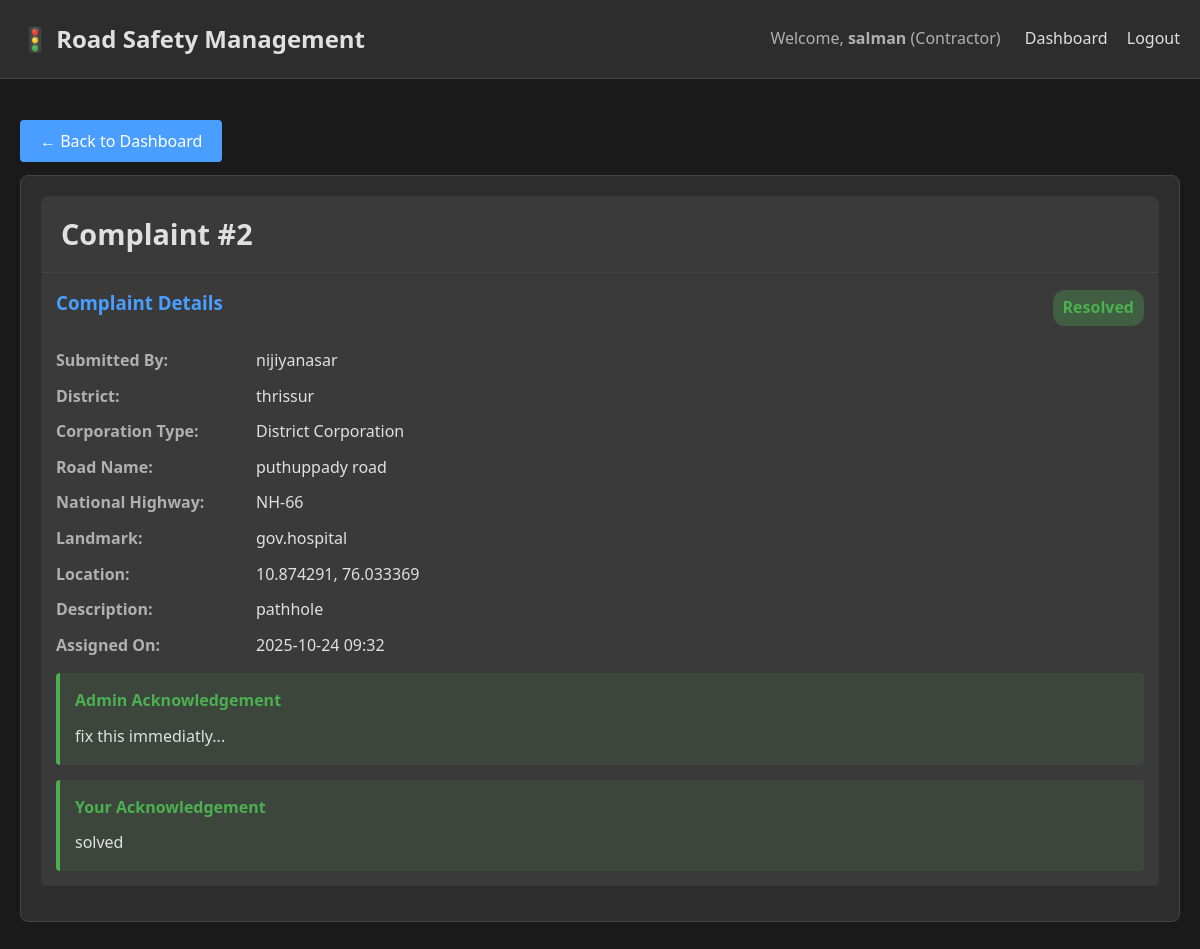
The app's page /contractor/complaint/2 (signed in) with its own data.
### models.py (models this page shows, shortened)
class User(UserMixin, db.Model):
    id = db.Column(db.Integer, primary_key=True)
    username = db.Column(db.String(80), unique=True, nullable=False)
    email = db.Column(db.String(120), unique=True, nullable=False)
    password_hash = db.Column(db.String(200), nullable=False)
    role = db.Column(db.String(20), nullable=False)
    created_at = db.Column(db.DateTime, default=datetime.utcnow)
    complaints = db.relationship('Complaint', backref='user', lazy=True, foreign_keys='Complaint.user_id')
    assigned_complaints = db.relationship('Complaint', backref='contractor', lazy=True, foreign_keys='Complaint.contractor_id')

class Complaint(db.Model):
    id = db.Column(db.Integer, primary_key=True)
    user_id = db.Column(db.Integer, db.ForeignKey('user.id'), nullable=False)
    contractor_id = db.Column(db.Integer, db.ForeignKey('user.id'), nullable=True)
    district = db.Column(db.String(100), nullable=False)
    corporation_type = db.Column(db.String(50), nullable=False)
    road_name = db.Column(db.String(200), nullable=False)
    national_highway = db.Column(db.String(100))
    landmark = db.Column(db.String(200), nullable=False)
    latitude = db.Column(db.Float)
    longitude = db.Column(db.Float)
    description = db.Column(db.Text, nullable=False)
    status = db.Column(db.String(50), default='Submitted')
    admin_acknowledgement = db.Column(db.Text)
    contractor_acknowledgement = db.Column(db.Text)
    created_at = db.Column(db.DateTime, default=datetime.utcnow)
    verified_at = db.Column(db.DateTime)
    assigned_at = db.Column(db.DateTime)
    resolved_at = db.Column(db.DateTime)

### routes/contractor.py (the view)
    def decorated_function(*args, **kwargs):
        if current_user.role != 'contractor':
            flash('Access denied. This page is for contractors only.', 'danger')
            return redirect(url_for('auth.login'))
        return f(*args, **kwargs)

### app.py (called while the page is built)
@login_manager.user_loader
def load_user(user_id):
    return User.query.get(int(user_id))

### routes/contractor.py (called while the page is built)
def contractor_only(f):
    def decorated_function(*args, **kwargs):
        if current_user.role != 'contractor':
            flash('Access denied. This page is for contractors only.', 'danger')
            return redirect(url_for('auth.login'))
        return f(*args, **kwargs)
    decorated_function.__name__ = f.__name__
    return login_required(decorated_function)

@contractor_bp.route('/complaint/<int:complaint_id>')
@contractor_only
def view_complaint(complaint_id):
    complaint = Complaint.query.get_or_404(complaint_id)
    if complaint.contractor_id != current_user.id:
        flash('Access denied.', 'danger')
        return redirect(url_for('contractor.dashboard'))
    return render_template('contractor/view_complaint.html', complaint=complaint)

### templates/contractor/view_complaint.html (shortened to what this page needs)
{% extends "base.html" %}
{% block content %}
<div style="margin-bottom: 20px;">
    <a href="{{ url_for('contractor.dashboard') }}" class="btn btn-primary">← Back to Dashboard</a>
</div>
<div class="card">
    <div class="card-header">
        <h2 style="margin: 0;">Complaint #{{ complaint.id }}</h2>
    </div>
    <div class="complaint-details">
        <div style="display: flex; justify-content: space-between; align-items: center; margin-bottom: 20px;">
            <h3>Complaint Details</h3>
            <span class="badge badge-{{ complaint.status.lower().replace(' ', '-') }}" style="font-size: 1em;">{{ complaint.status }}</span>
        </div>
        <div class="detail-row">
            <span class="detail-label">Submitted By:</span>
            <span class="detail-value">{{ complaint.user.username }}</span>
        </div>
        <div class="detail-row">
            <span class="detail-label">District:</span>
            <span class="detail-value">{{ complaint.district }}</span>
        </div>
        <div class="detail-row">
            <span class="detail-label">Corporation Type:</span>
            <span class="detail-value">{{ complaint.corporation_type }}</span>
        </div>
        <div class="detail-row">
            <span class="detail-label">Road Name:</span>
            <span class="detail-value">{{ complaint.road_name }}</span>
        </div>
        {% if complaint.national_highway %}
        <div class="detail-row">
            <span class="detail-label">National Highway:</span>
            <span class="detail-value">{{ complaint.national_highway }}</span>
        </div>
        {% endif %}
        <div class="detail-row">
            <span class="detail-label">Landmark:</span>
            <span class="detail-value">{{ complaint.landmark }}</span>
        </div>
        {% if complaint.latitude and complaint.longitude %}
        <div class="detail-row">
            <span class="detail-label">Location:</span>
            <span class="detail-value">{{ complaint.latitude }}, {{ complaint.longitude }}</span>
        </div>
        {% endif %}
        <div class="detail-row">
            <span class="detail-label">Description:</span>
            <span class="detail-value">{{ complaint.description }}</span>
        </div>
        <div class="detail-row">
            <span class="detail-label">Assigned On:</span>
            <span class="detail-value">{{ complaint.assigned_at.strftime('%Y-%m-%d %H:%M') if complaint.assigned_at else 'N/A' }}</span>
        </div>
        {% if complaint.admin_acknowledgement %}
        <div class="acknowledgement-box">
            <h4 style="color: var(--success); margin-bottom: 10px;">Admin Acknowledgement</h4>
            <p>{{ complaint.admin_acknowledgement }}</p>
        </div>
        {% endif %}
        {% if complaint.contractor_acknowledgement %}
        <div class="acknowledgement-box">
            <h4 style="color: var(--success); margin-bottom: 10px;">Your Acknowledgement</h4>
            <p>{{ complaint.contractor_acknowledgement }}</p>
        </div>
        {% endif %}
    </div>
</div>
{% endblock %}

### templates/base.html (shortened to what this page needs)
<!DOCTYPE html>
<html lang="en">
<head>
    <link rel="stylesheet" href="{{ url_for('static', filename='css/style.css') }}">
</head>
<body>
    <nav class="navbar">
        <div class="container" style="display: flex; justify-content: space-between; align-items: center;">
            <a class="navbar-brand" href="/" style="font-size: 1.5em; font-weight: bold;">🚦 Road Safety Management</a>
            <div>
                {% if current_user.is_authenticated %}
                    <span style="color: var(--text-secondary); margin-right: 20px;">
                        Welcome, <strong>{{ current_user.username }}</strong> ({{ current_user.role|capitalize }})
                    </span>
                    {% if current_user.role == 'admin' %}
                        <a class="nav-link" href="{{ url_for('admin.dashboard') }}" style="display: inline; margin-right: 15px;">Dashboard</a>
                    {% elif current_user.role == 'contractor' %}
                        <a class="nav-link" href="{{ url_for('contractor.dashboard') }}" style="display: inline; margin-right: 15px;">Dashboard</a>
                    {% else %}
                        <a class="nav-link" href="{{ url_for('user.dashboard') }}" style="display: inline; margin-right: 15px;">Dashboard</a>
                        <a class="nav-link" href="{{ url_for('user.submit_complaint') }}" style="display: inline; margin-right: 15px;">Submit Complaint</a>
                    {% endif %}
                    <a class="nav-link" href="{{ url_for('auth.logout') }}" style="display: inline;">Logout</a>
                {% else %}
                    <a class="nav-link" href="{{ url_for('auth.login') }}" style="display: inline; margin-right: 15px;">Login</a>
                    <a class="nav-link" href="{{ url_for('auth.register') }}" style="display: inline;">Register</a>
                {% endif %}
            </div>
        </div>
    </nav>
    <div class="container" style="margin-top: 30px;">
        {% block content %}{% endblock %}
    </div>
</body>
</html>

### static/css/style.css (style rules this page uses)
:root { --bg-primary: #1a1a1a; --bg-secondary: #2d2d2d; --bg-tertiary: #3a3a3a; --text-primary: #e0e0e0; --text-secondary: #b0b0b0; --accent-primary: #4a9eff; --accent-hover: #3a8eef; --success: #4caf50; --warning: #ff9800; --danger: #f44336; --border-color: #444; }
* { margin: 0; padding: 0; box-sizing: border-box; }
body { background-color: var(--bg-primary); color: var(--text-primary); font-family: 'Segoe UI', Tahoma, Geneva, Verdana, sans-serif; line-height: 1.6; }
.navbar { background-color: var(--bg-secondary) !important; border-bottom: 1px solid var(--border-color); }
.navbar-brand, .nav-link { color: var(--text-primary) !important; }
.container { max-width: 1200px; margin: 0 auto; padding: 20px; }
.card { background-color: var(--bg-secondary); border: 1px solid var(--border-color); border-radius: 8px; padding: 20px; margin-bottom: 20px; }
.card-header { background-color: var(--bg-tertiary); color: var(--text-primary); border-bottom: 1px solid var(--border-color); padding: 15px 20px; border-radius: 8px 8px 0 0; font-size: 1.2em; font-weight: 600; }
.btn { padding: 10px 20px; border: none; border-radius: 4px; cursor: pointer; font-size: 1em; transition: all 0.3s; }
.btn-primary { background-color: var(--accent-primary); color: white; }
.badge { padding: 5px 10px; border-radius: 12px; font-size: 0.85em; font-weight: 600; }
.badge-resolved { background-color: rgba(76, 175, 80, 0.3); color: var(--success); }
.complaint-details { background-color: var(--bg-tertiary); padding: 15px; border-radius: 4px; margin-bottom: 15px; }
.complaint-details h3 { color: var(--accent-primary); margin-bottom: 10px; }
.detail-row { display: flex; margin-bottom: 10px; }
.detail-label { font-weight: bold; color: var(--text-secondary); width: 200px; }
.detail-value { color: var(--text-primary); }
.acknowledgement-box { background-color: rgba(76, 175, 80, 0.1); border-left: 4px solid var(--success); padding: 15px; margin-top: 15px; border-radius: 4px; }
a { color: var(--accent-primary); text-decoration: none; }

### records on screen
User: username "salman", role "Contractor"
Complaint: id "2", status "Resolved", district "thrissur", corporation_type "District Corporation", road_name "puthuppady road", national_highway "NH-66", landmark "gov.hospital", latitude "10.874291", longitude "76.033369", description "pathhole", assigned_at "2025-10-24 09:32", admin_acknowledgement "fix this immediatly...", contractor_acknowledgement "solved"
User: user.username "nijiyanasar"
